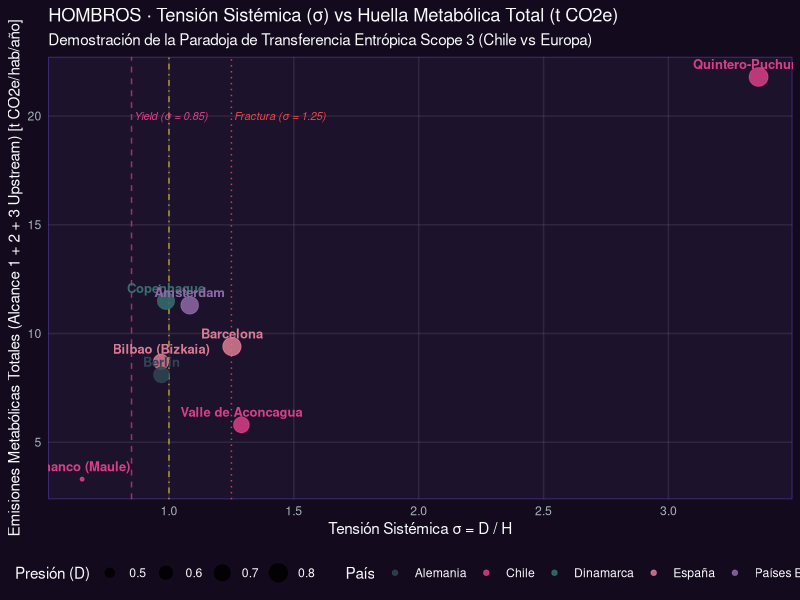

Source code (R):
# ==============================================================================
# HOMBROS: MODELACIÓN CONTINUA DEL METABOLISMO TERRITORIAL & SINTROPÍA
# Script Canónico de Benchmark, Validación Empírica y Reproducibilidad en R
# Autor: Daniel Santander Urrutia (Geofísico & Permacultor) • Noviembre 2026
# Estilo de Validación IMRAD • R v4.5.2 • tidyverse / ggplot2
# ==============================================================================

suppressPackageStartupMessages({
  library(tidyverse)
  library(ggplot2)
  library(scales)
})

# ------------------------------------------------------------------------------
# 1. FUNCIONES MATEMÁTICAS FUNDAMENTALES DEL MODELO HOMBROS
# ------------------------------------------------------------------------------

#' Cálculo de Capacidad Portante Estructural (H)
#' @description Media geométrica estricta no-compensatoria de los 3 hombros (S, E, K)
#' con Operador de Liebig Generalizado ante quiebre crítico (min < 0.25).
calc_hombros <- function(S, E, K, critical_threshold = 0.25) {
  has_critical <- (S < critical_threshold) | (E < critical_threshold) | (K < critical_threshold)
  H_base <- (S * E * K)^(1/3)
  
  # Operador de Liebig Generalizado
  min_val <- min(S, E, K)
  phi_crit <- ifelse(has_critical, (min_val / critical_threshold) * 0.73, 1.0)
  H_effective <- H_base * phi_crit
  
  tibble(
    H_base = round(H_base, 3),
    H_effective = round(H_effective, 3),
    has_critical = has_critical,
    critical_shoulder = case_when(
      S < critical_threshold ~ "Suelo (S)",
      E < critical_threshold ~ "Energía (E)",
      K < critical_threshold ~ "Saber (K)",
      TRUE ~ "Ninguno"
    )
  )
}

#' Cálculo de Tensión Sistémica Uniaxial (sigma = D / H)
#' @param D Presión de desarrollo (media de D1: extractiva, D2: demográfica, D3: exógena)
#' @param H Capacidad portante efectiva
calc_sigma <- function(D, H, yield_stress = 0.85, fracture_stress = 1.25) {
  sigma <- D / max(0.05, H)
  regime <- case_when(
    sigma < yield_stress ~ "Elástico Reversible",
    sigma <= 1.00 ~ "Límite de Fluencia (Yield)",
    sigma <= fracture_stress ~ "Plástico / Histéresis",
    TRUE ~ "Fractura / Colapso Catastrófico"
  )
  traffic_light <- case_when(
    sigma < yield_stress ~ "Verde (Seguro)",
    sigma <= 1.00 ~ "Amarillo (Alerta)",
    sigma <= fracture_stress ~ "Naranja (Daño Plástico)",
    TRUE ~ "Rojo / Negro (Fractura Total)"
  )
  tibble(
    sigma = round(sigma, 3),
    regime = regime,
    traffic_light = traffic_light,
    is_yield = sigma >= yield_stress,
    is_fracture = sigma >= fracture_stress
  )
}

#' Ciclaje Sintrópico / Derivada Temporal (Gamma)
#' @description Gamma = Delta_H / (H * Delta_t)
calc_gamma <- function(H_t0, H_t1, delta_t_years = 7) {
  delta_H <- H_t1 - H_t0
  gamma <- delta_H / (H_t0 * delta_t_years)
  trajectory <- case_when(
    gamma > 0.005 ~ "Acumulación Sintrópica (+)",
    gamma >= -0.005 ~ "Estacionario / Dinámica Neutra",
    TRUE ~ "Disipación Entrópica (-)"
  )
  tibble(
    gamma = round(gamma, 4),
    trajectory = trajectory
  )
}

# ------------------------------------------------------------------------------
# 2. BANCO DE DATOS EMPÍRICOS: 8 TERRITORIOS (CHILE & EUROPA)
# ------------------------------------------------------------------------------

territorios_df <- tribble(
  ~id, ~nombre, ~pais, ~tipo, ~S, ~E, ~K, ~D1, ~D2, ~D3, ~scope1, ~scope2, ~scope3_up, ~scope3_down, ~gini, ~confianza_social,
  "chanco", "Chanco (Maule)", "Chile", "Rural / Secano Costero", 0.78, 0.62, 0.68, 0.40, 0.35, 0.60, 1.8, 0.4, 1.1, 8.4, 0.46, 0.68,
  "aconcagua", "Valle de Aconcagua", "Chile", "Agrícola / Cobre", 0.42, 0.58, 0.60, 0.85, 0.55, 0.64, 2.8, 1.2, 1.8, 12.6, 0.44, 0.52,
  "quintero", "Quintero-Puchuncaví", "Chile", "Zona de Sacrificio", 0.22, 0.48, 0.52, 1.05, 0.65, 0.76, 14.5, 4.2, 3.1, 18.2, 0.48, 0.35,
  "copenhagen", "Copenhague", "Dinamarca", "Metrópolis Post-Carbono", 0.52, 0.88, 0.92, 0.45, 0.95, 0.82, 1.9, 0.8, 8.8, 1.8, 0.26, 0.84,
  "barcelona", "Barcelona", "España", "Metrópolis Mediterránea", 0.45, 0.68, 0.82, 0.40, 0.82, 1.15, 2.4, 1.1, 5.9, 2.4, 0.34, 0.58,
  "bilbao", "Bilbao (Bizkaia)", "España", "Post-Industrial / Cuenca", 0.55, 0.72, 0.80, 0.45, 0.75, 0.78, 2.6, 1.4, 4.7, 3.5, 0.29, 0.71,
  "amsterdam", "Ámsterdam", "Países Bajos", "Hub Logístico / Delta", 0.48, 0.82, 0.88, 0.42, 0.88, 0.98, 2.0, 1.1, 8.2, 2.1, 0.31, 0.79,
  "berlin", "Berlín", "Alemania", "Federal / Polinuclear", 0.58, 0.70, 0.85, 0.40, 0.82, 0.82, 2.5, 1.2, 4.4, 1.9, 0.32, 0.65
)

# ------------------------------------------------------------------------------
# 3. EJECUCIÓN DEL MODELO HOMBROS & MATRIZ COMPARATIVA
# ------------------------------------------------------------------------------

benchmark_results <- territorios_df %>%
  rowwise() %>%
  mutate(
    # Hombros
    hombros = list(calc_hombros(S, E, K)),
    H = hombros$H_effective,
    has_critical = hombros$has_critical,
    critical_col = hombros$critical_shoulder,
    
    # Presión de Desarrollo D (media ortogonal)
    D = round((D1 + D2 + D3) / 3, 3),
    
    # Tensión Sistémica
    mechanics = list(calc_sigma(D, H)),
    sigma = mechanics$sigma,
    regime = mechanics$regime,
    traffic_light = mechanics$traffic_light,
    
    # Emisiones Totales Convencionales vs Protocolo Hombros (con Scope 3 imputado)
    emisiones_territoriales = round(scope1 + scope2, 1),
    emisiones_hombros_metabolico = round(scope1 + scope2 + scope3_up, 1),
    ratio_externalizacion = round((scope3_up / (scope1 + scope2 + scope3_up)) * 100, 1)
  ) %>%
  ungroup()

print(knitr::kable(
  benchmark_results %>% select(nombre, pais, H, D, sigma, regime, emisiones_territoriales, scope3_up, ratio_externalizacion),
  col.names = c("Territorio", "País", "Capacidad (H)", "Presión (D)", "Tensión (σ)", "Régimen Mecánico", "Alc. 1+2 (t)", "Alc. 3 (t)", "Ratio Ext (%)"),
  caption = "Tabla 1: Benchmark Multiterritorial Canónico HOMBROS (N=8)"
))

# ------------------------------------------------------------------------------
# 4. GRÁFICO REPRODUCIBLE EN GGPLOT2: CURVA DE TENSIÓN VS EMISIONES METABÓLICAS
# ------------------------------------------------------------------------------

p1 <- ggplot(benchmark_results, aes(x = sigma, y = emisiones_hombros_metabolico, color = pais, label = nombre)) +
  geom_vline(xintercept = 0.85, linetype = "dashed", color = "#D83F87", alpha = 0.7) +
  geom_vline(xintercept = 1.00, linetype = "dotdash", color = "#facc15", alpha = 0.7) +
  geom_vline(xintercept = 1.25, linetype = "dotted", color = "#ef4444", alpha = 0.9) +
  geom_point(aes(size = D), alpha = 0.85) +
  geom_text(vjust = -0.8, size = 3.3, fontface = "bold", show.legend = FALSE) +
  scale_color_manual(values = c("Chile" = "#D83F87", "Dinamarca" = "#376E6F", "España" = "#DA7B93", "Países Bajos" = "#8D69A6", "Alemania" = "#2F4454")) +
  annotate("text", x = 0.86, y = 20, label = "Yield (σ = 0.85)", color = "#D83F87", hjust = 0, size = 2.8, fontface = "italic") +
  annotate("text", x = 1.26, y = 20, label = "Fractura (σ = 1.25)", color = "#ef4444", hjust = 0, size = 2.8, fontface = "italic") +
  labs(
    title = "HOMBROS · Tensión Sistémica (σ) vs Huella Metabólica Total (t CO2e)",
    subtitle = "Demostración de la Paradoja de Transferencia Entrópica Scope 3 (Chile vs Europa)",
    x = "Tensión Sistémica σ = D / H",
    y = "Emisiones Metabólicas Totales (Alcance 1 + 2 + 3 Upstream) [t CO2e/hab/año]",
    size = "Presión (D)",
    color = "País"
  ) +
  theme_minimal(base_family = "sans") +
  theme(
    plot.background = element_rect(fill = "#140a1d", color = NA),
    panel.background = element_rect(fill = "#1d122b", color = "#44318D"),
    text = element_text(color = "#f8fafc"),
    axis.text = element_text(color = "#A4B3B6"),
    panel.grid.major = element_line(color = "#ffffff15"),
    panel.grid.minor = element_blank(),
    legend.position = "bottom"
  )

# Guardar figura de alta resolución
dir.create("public/docs", showWarnings = FALSE, recursive = TRUE)
ggsave("public/docs/figura_1_benchmark_hombros.png", p1, width = 10, height = 6, dpi = 300)
message("✓ Script Canónico de Validación R compilado con éxito. Gráfico guardado en public/docs/figura_1_benchmark_hombros.png")
